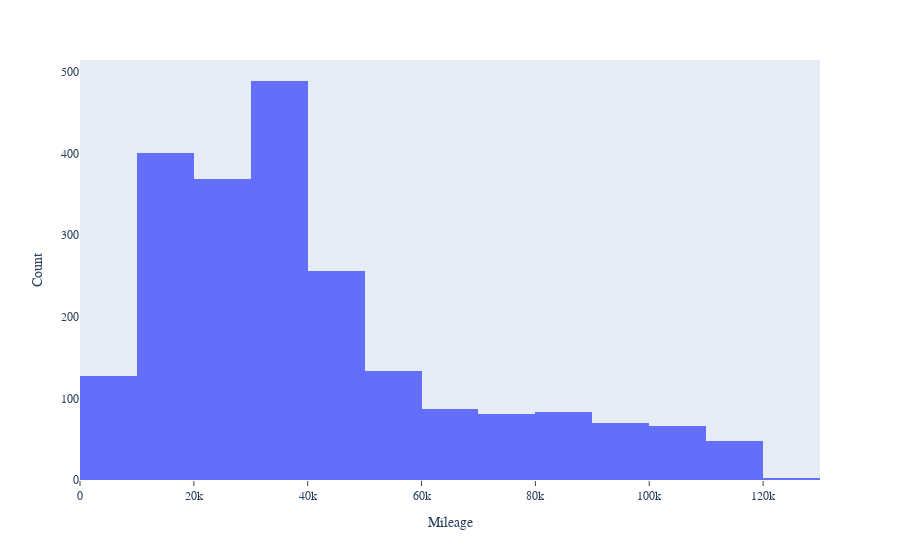

Here is the notebook cell this chart was saved with:
### Markdown cell above
- We lose an additional 179 cars by using this method of removing outliers from the mileage column
- It brings down the maximum mileage to 120,667 and reduces the standard deviation to 27,101.66
- The good news is that we still have over 2250 cars to analyze

### Code cell
fig = px.histogram(df, x="mileage", nbins=15)

fig.update_xaxes(title='Mileage', showgrid=False, showline=False, linewidth=2, linecolor='black', ticks='outside')
fig.update_yaxes(title='Count', showgrid=False, showline=False, linewidth=1, linecolor='black')
fig.update_layout(font_size = 12, font_family='Arial')
fig.show()

### Figure 1 — Plotly figure (JSON) as saved in the notebook; plotly's stock layout.template omitted (floating-point values rounded to 4 significant figures; data arrays with more than 128 entries replaced by an {"elided": "..."} marker saying what was removed)
{"data": [{"alignmentgroup": "True", "bingroup": "x", "hovertemplate": "mileage=%{x}<br>count=%{y}<extra></extra>", "legendgroup": "", "marker": {"color": "#636efa", "pattern": {"shape": ""}}, "name": "", "nbinsx": 15, "offsetgroup": "", "orientation": "v", "showlegend": false, "type": "histogram", "x": {"elided": "2213 int values"}, "xaxis": "x", "yaxis": "y"}], "layout": {"barmode": "relative", "font": {"family": "Arial", "size": 12}, "legend": {"tracegroupgap": 0}, "margin": {"t": 60}, "xaxis": {"anchor": "y", "domain": [0, 1], "linecolor": "black", "linewidth": 2, "showgrid": false, "showline": false, "ticks": "outside", "title": {"text": "Mileage"}}, "yaxis": {"anchor": "x", "domain": [0, 1], "linecolor": "black", "linewidth": 1, "showgrid": false, "showline": false, "title": {"text": "Count"}}}}
